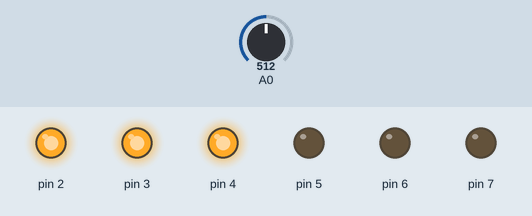
A sketch run on a simulated Arduino Uno, built with avr-gcc and run on an emulated ATmega328P. Parts: output pins drawn as LEDs (lit = HIGH). Dashed ring = blinking. The test bench sets the inputs (shaded band); at power-on: A0 = 512.

Above: at 1.2 s.
1.3 s: A0 set to 475
At 2.8 s:
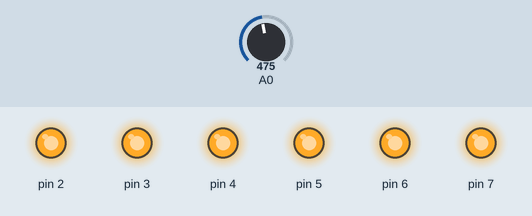
4.3 s: A0 set to 449
At 5.06 s:
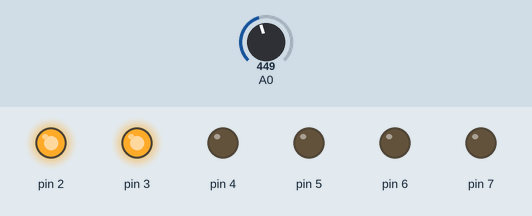
7.3 s: A0 set to 408
10.3 s: A0 set to 386
13.3 s: A0 set to 0
At 14.7 s:
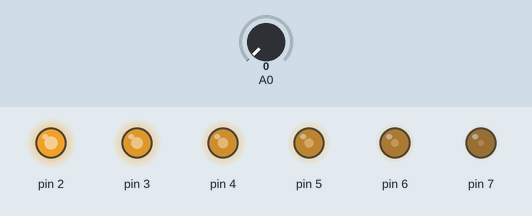
15.0 s: A0 set to 18
At 16.45 s:
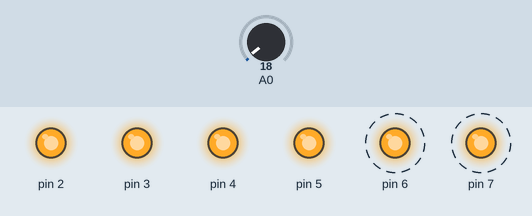
Timing chart, 0 to 19.0 s (numbered marks = the images above; inputs shaded):
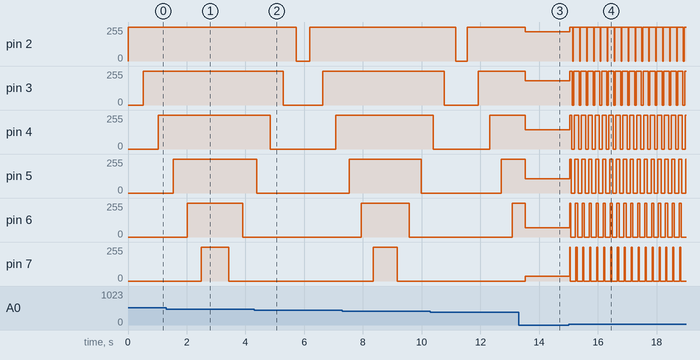

Measured:
- the behaviour switches between 462 and 461 on A0 (found by bisection; images 1 and 2)
- after the input at 13.3 s, pin 2: 255/255 → 219/255 after 0.22 s; pin 3: 255/255 → 181/255 after 0.22 s; pin 4: 255/255 → 145/255 after 0.22 s; pin 5: 255/255 → 108/255 after 0.22 s; pin 6: 255/255 → 71/255 after 0.22 s
- after the input at 15.0 s, pin 2: 219/255 → 255/255 at once, then repeats every 0.24 s: 0/255 0.02 s, 255/255 0.22 s; pin 3: 181/255 → 255/255 at once, then repeats every 0.24 s: 0/255 0.05 s, 255/255 0.18 s

The sketch:

fordongusu.ino
```cpp
void setup() {
  Serial.begin(9600);
  for(int i=2; i<8 ;i++){
    pinMode(i,OUTPUT);
  }
  pinMode(A0, INPUT);

}

void loop() {
  int hiz = analogRead(A0);

  for(int i=2 ; i<8 ; i++)
{
  int hiz = analogRead(A0);
  digitalWrite(i,1);
  delay(hiz);

}
  for(int i=8 ; i>1 ; i--)
{
  int hiz = analogRead(A0);
  digitalWrite(i,0);
  delay(hiz);

}

}
```
